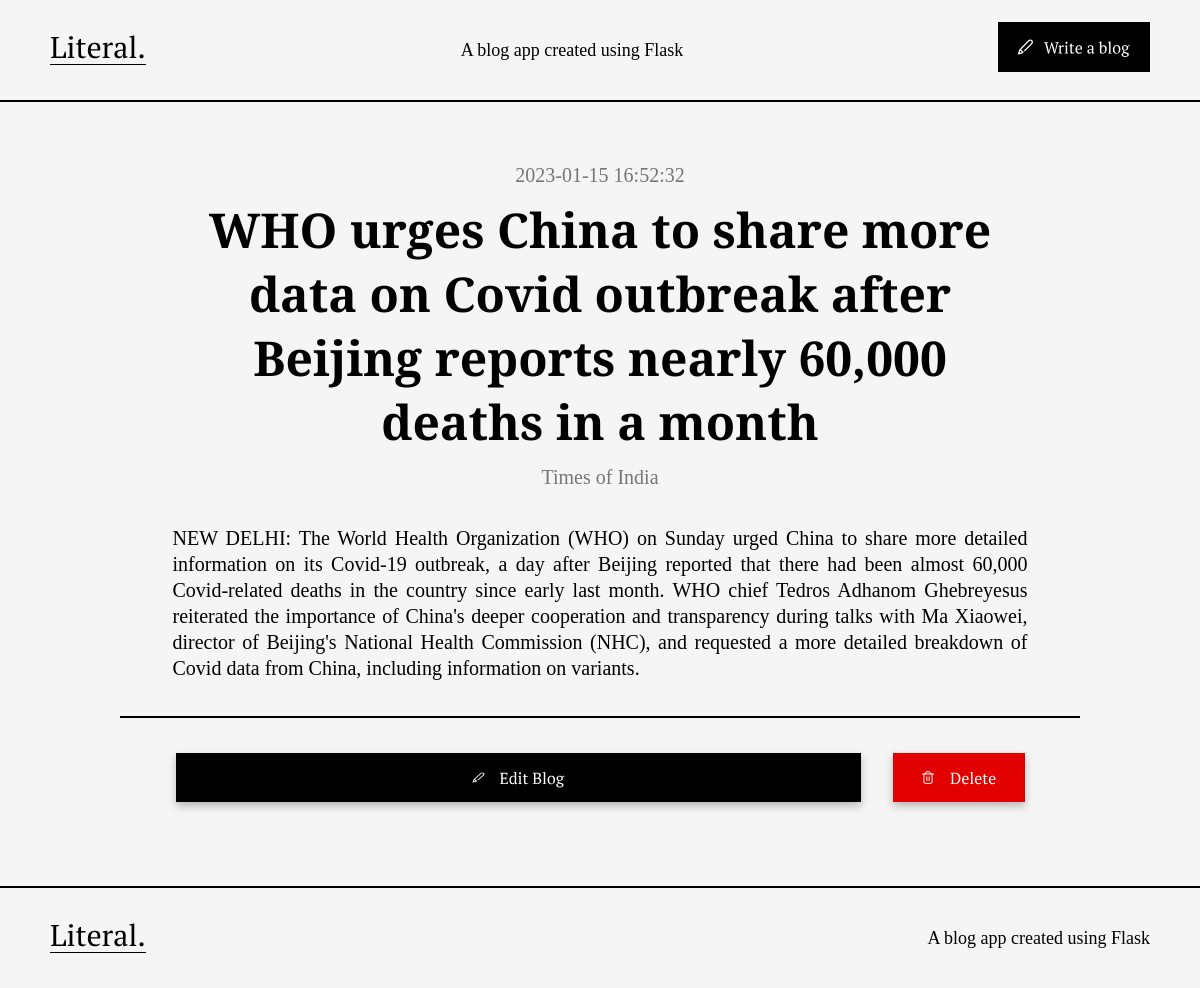
/blog/11, run on an earlier commit of the app's database.
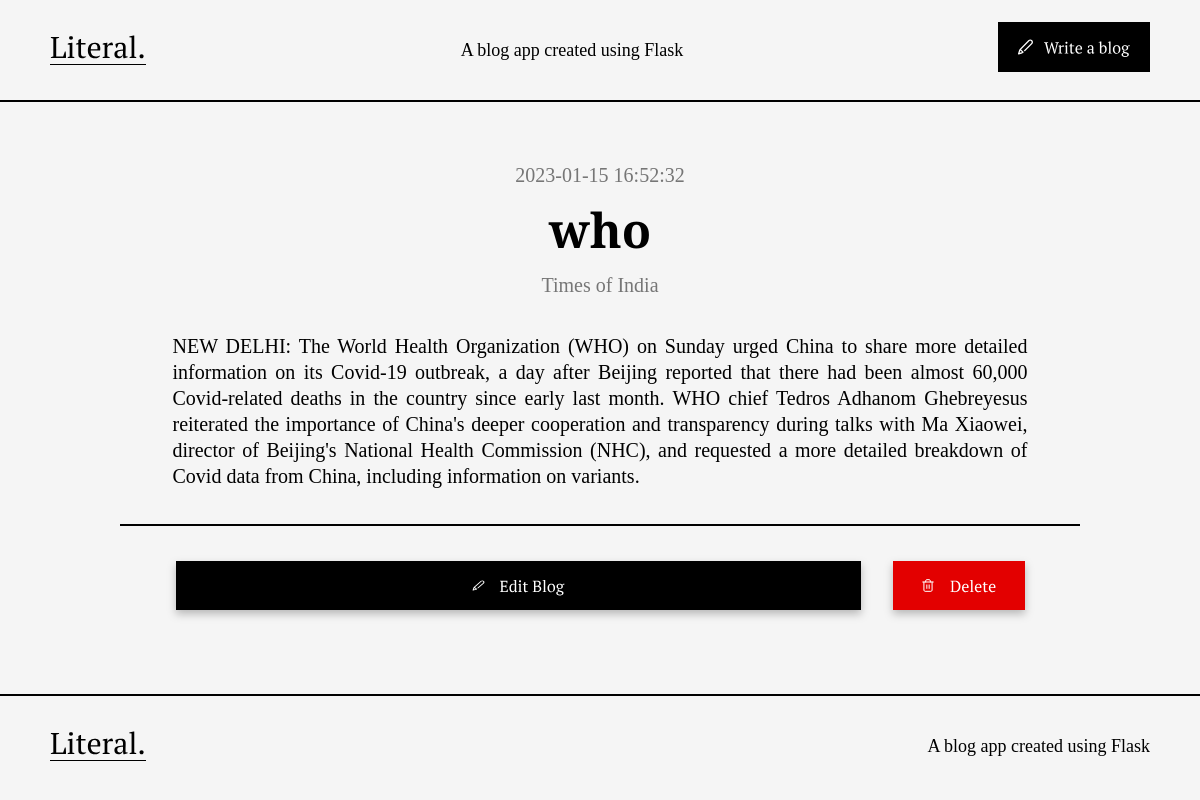
And on a later commit of the database.
### tables this page shows
CREATE TABLE posts (
    id INTEGER PRIMARY KEY AUTOINCREMENT,
    created TIMESTAMP NOT NULL DEFAULT CURRENT_TIMESTAMP,
    title TEXT NOT NULL,
    author TEXT NOT NULL,
    content TEXT NOT NULL
);

### app.py (the view)
@app.route('/blog/<int:id>')
def blog(id):
    conn = get_db_connection()
    post = conn.execute('SELECT * FROM posts WHERE id=?', (id,)).fetchone()
    conn.close()
    return render_template('blog.html', posts=post)

### app.py (called while the page is built)
def get_db_connection():
    conn = sqlite3.connect('database.db')
    conn.row_factory = sqlite3.Row
    return conn

### templates/blog.html
{% extends 'base.html' %}
{% block content %}
    <div class='blog-container'>
        <div class='blog-heading-wrapper'>
            <div class='blog-date'>{{posts['created']}}</div>
            <div class='blog-heading'>{{posts['title']}}</div>
            <div class='blog-date'>{{posts['author']}}</div>
        </div>
        <div class='blog-content'>{{posts['content']}}</div>
        <div class='blog-line'></div>
        <div class='blog-button-wrapper'>
            <a href="edit/{{posts['id']}}">
                <img src='/static/edit-button.svg' class="edit-button" />
            </a>
            <form action="{{ url_for('delete', id=posts['id']) }}" method="post">
                <button type="submit" value="Delete Post" class="blog-page-btn" onclick="return confirm('Are you sure you want to delete this post?')"><img src='/static/delete-button.svg' class="delete-button" /></button>
            </form>
        </div>
    </div>
{% endblock %}

What changed in the data, as far as the page shows it:
changed posts "Times of India": title "WHO urges China to share more data on Covid outbreak after Beijing reports nearly 60,000 deaths in a month" → "who"
